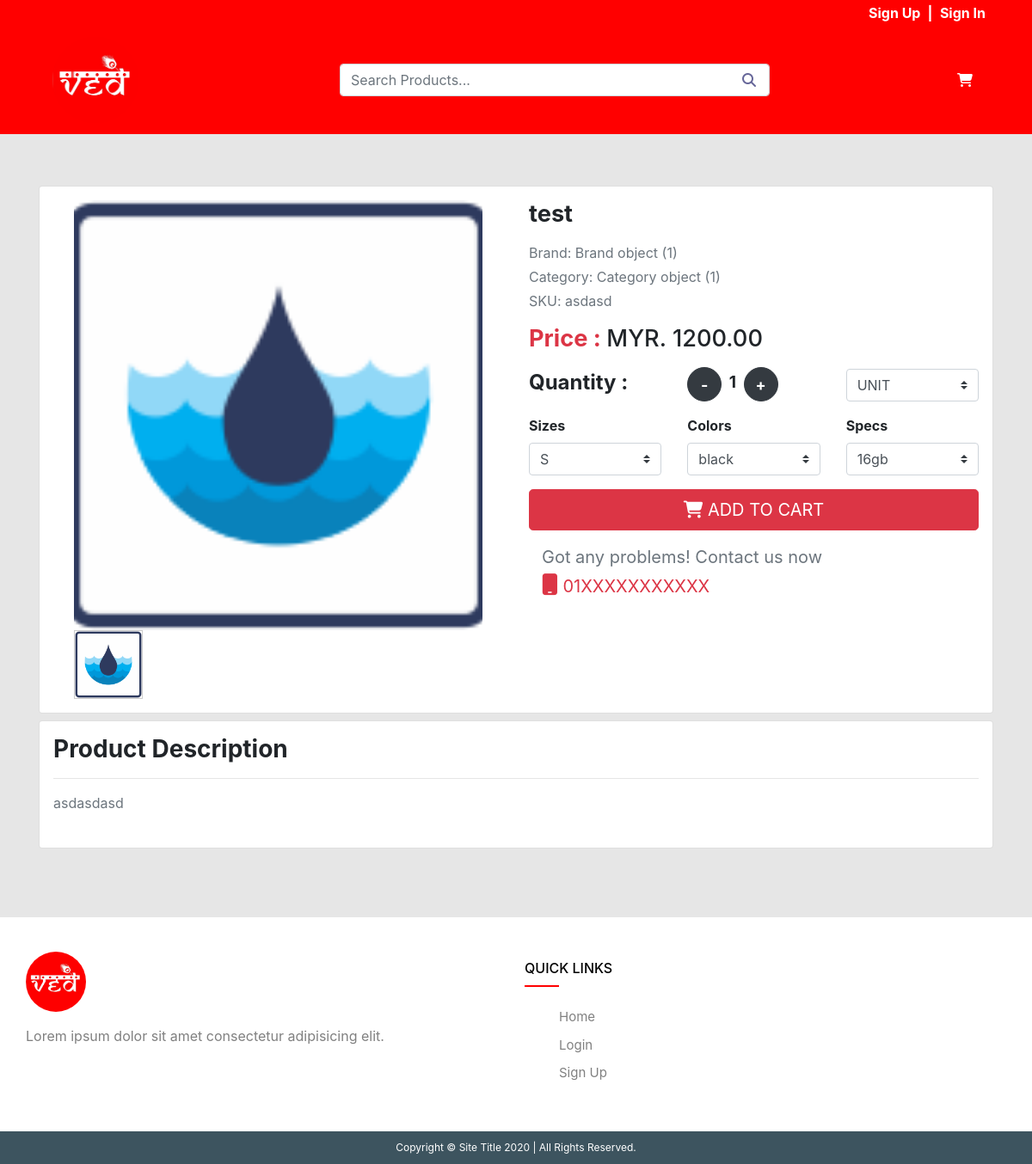
Screenshot of /products/test/ with the database file from the repository.
### store/models.py (models this page shows, shortened)
class Product(models.Model):
    name = models.CharField(max_length=100)
    slug = models.CharField(max_length=200)
    product_main_image = models.ImageField(upload_to="images/", null=True, blank=True)
    product_other_images = models.ManyToManyField(ProductImages, blank=True)
    category = models.ForeignKey(Category, on_delete=models.CASCADE)
    brand = models.ForeignKey(Brand, on_delete=models.CASCADE)
    price = models.DecimalField(max_digits=10, decimal_places=2, null=True, default=0)
    discount_price = models.DecimalField(max_digits=10, decimal_places=2, null=True, blank=True, default=0)
    discount_percentage = models.IntegerField(null=True, blank=True, default=0)
    size = models.ManyToManyField(ProductSizes, blank=True)
    color = models.ManyToManyField(ProductColors, blank=True)
    spec = models.ManyToManyField(ProductSpces, blank=True)
    uoms = models.ManyToManyField(UOM)
    stock = models.BooleanField()
    quantity = models.IntegerField(null=True)
    SKU = models.CharField(max_length=150)
    currency = models.ForeignKey(Currency, on_delete=models.CASCADE, null=True, blank=True)
    description = models.TextField(null=True, blank=True)

class Brand(models.Model):
    title = models.CharField(max_length=50)
    slug = models.CharField(max_length=200)
    brand_image = models.ImageField(upload_to='images/')

class Category(models.Model):
    title = models.CharField(max_length=50)
    slug = models.CharField(max_length=200)
    cat_image = models.ImageField(upload_to='images/')

### store/views.py (the view)
# urls.py: path('products/<str:slug>/', Product_details.as_view(), name="Product_details"),
class Product_details(View):
    def get(self, request, slug):
        product = Product.objects.get(slug=slug)
        print(request.session.get("cart"))
        args = {"product": product}
        return render(self.request, 'Store/single_product.html', args)

### store/templates/Store/single_product.html (shortened to what this page needs)
{% extends "Store/base.html" %}
{% load static %}
{% block content %}
<link rel="stylesheet" href="{% static 'css/single_product.css' %}">
<div class="container single_product_container">
    <div class="card p-3">
        <div class="row">
            <div class="col-xs-12 col-sm-12 col-md-6 col-lg-6">
                <div id="img-container">
                    <img id="featured" class="prod-img" src="{{ product.product_main_image.url }}" alt="">
                </div>
                <div class="multi-prod-img ml-4">
                    <div class="item-slider">
                        <div class="item-images">
                            <img id="featured active" src="{{ product.product_main_image.url }}" alt="">
                        </div>
                    </div>
                </div>
            </div>
            <div class="col-xs-12 col-sm-12 col-md-6 col-lg-6 ml-auto product-desc">
                <h4 class="font-weight-bold mb-3 prod-title">{{ product.name }}</h4>
                <p class="text-muted mb-1">Brand: {{ product.brand }}</p>
                <p class="text-muted mb-1">Category: {{ product.category }}</p>
                <p class="text-muted">SKU: {{ product.SKU }}</p>
                {% if not product.discount_price %}
                    <h5 class="prod-price mb-3"><span class="text-danger font-weight-bold">Price : </span>MYR. {{ product.price }}</h5>
                {% else %}
                    <p class="text-muted cross-product-price mb-1">Price : MYR. {{ product.price }}</p>
                    <h5 class="font-weight-bold prod-price mb-3"><span class="text-danger">Price:</span> MYR. {{ product.discount_price }}</h5>
                {% endif %}
                <form action="/" class="my-3" method="POST">
                <div class="row mb-lg-3">
                    <div class="col-xs-12 col-sm-12 col-md-5 col-lg-6 col-xl-4">
                        <span class="font-weight-bold qty-text">Quantity : </span>
                    </div>
                    <div class="col-xs-12 col-sm-12 col-md-7 col-lg-6 col-xl-4 qty-button-margin">
                        <button class="btn btn-dark product-button" name="remove">-</button>
                        <span class="font-weight-bold qty px-1">1</span>
                        <button class="btn btn-dark product-button">+</button>
                    </div>
                    <div class="col-xs-12 col-sm-12 col-md-12 col-lg-12 col-xl-4 align-self-center product-uom">
                        <select class="custom-select d-block w-100" id="uom" name="uom" required>
                            {% for s in product.uoms.all %}
                                <option value="{{ s.id }}">{{ s.title }}</option>
                            {% endfor %}
                        </select>
                    </div>
                </div>
                {% if product.size.all|length != 0 or product.color.all|length != 0 or product.spec.all|length != 0 %}
                    <div class="row my-3">
                        {% if product.size.all|length != 0 %}
                            <div class="col-xs-12 col-sm-12 col-md-4 sizes">
                                <label class="font-weight-bold" for="size">Sizes</label>
                                <select class="custom-select d-block w-100" id="size" name="size" required>
                                    {% for item in product.size.all %}
                                        <option value="{{ item.id }}">{{ item.size_name }}</option>
                                    {% endfor %}
                                </select>
                            </div>
                        {% endif %}
                        {% if product.color.all|length != 0 %}
                            <div class="col-xs-12 col-sm-12 col-md-4 sizes">
                                <label class="font-weight-bold" for="color">Colors</label>
                                <select class="custom-select d-block w-100" id="color" name="color" required>
                                    {% for item in product.color.all %}
                                        <option value="{{ item.id }}">{{ item.cl_name }}</option>
                                    {% endfor %}
                                </select>
                            </div>
                        {% endif %}
                        {% if product.spec.all|length != 0 %}
                            <div class="col-xs-12 col-sm-12 col-md-4">
                                <label class="font-weight-bold" for="specs">Specs</label>
                                <select class="custom-select d-block w-100" id="specs" name="specs" required>
                                    {% for item in product.spec.all %}
                                        <option value="{{ item.id }}">{{ item.spec_title }}</option>
                                    {% endfor %}
                                </select>
                            </div>
                        {% endif %}
                    </div>
                {% endif %}
                    <button class="btn btn-danger btn-lg w-100" type="submit">
                        <i class="fas fa-shopping-cart"></i> ADD TO CART
                    </button>
                </form>
                <div class="col-xs-12 col-sm-12 col-md-12 problem-block">
                    <p class="text-muted mt-3 mb-1">Got any problems! Contact us now</p>
                    <p class="text-danger"><i class="fas fa-mobile mobile-icon"></i> 01XXXXXXXXXXX</p>
                </div>
            </div>
        </div>
    </div>
    {% if product.description or product.height or product.weight or product.length %}
        <div class="card p-3 my-2">
            <h3 id="product-description" class="font-weight-bold mb-0 text-left">Product Description</h3>
            {% if product.description %}
                <hr>
                <p class="text-muted mb-4">
                    {{ product.description }}
                </p>
            {% endif %}
        </div>
    {% endif %}
</div>
{% endblock %}

### static/css/base.css (style rules this page uses)
body { background-color: #E6E6E6; }

### static/css/single_product.css (style rules this page uses)
.single_product_container { margin-top: 60px; margin-bottom: 80px!important; }
#img-container img { position: relative; width: 475px; height: 500px; display: block; margin: 0 auto!important; object-fit: cover; }
.problem-block { font-size: 20px; }
.prod-title, .prod-price { font-size: 1.7rem; }
.item-images { display: inline-block; width: 5rem; height: 5rem; margin-right: -6px!important; }
.item-images img { width: 100%; height: 100%; object-fit: cover; border: 1px solid #ccc; cursor: pointer; }
.fa-mobile.mobile-icon { font-size: 25px; }
.qty-text { font-size: 1.5rem; }
.qty { font-size: 1.2rem; }
.product-button { width: 40px!important; height: 40px!important; border-radius: 50%!important; font-size: 18px!important; font-weight: bolder!important; }
.product-uom { margin-top: 2px!important; }

### rows the page displays
Product: product_main_image (picture), name "test", brand "Brand object (1)", category "Category object (1)", SKU "asdasd", price "1200.00", description "asdasdasd"

### other values shown
form field uom "UNIT"
form field size "S"
form field color "black"
form field specs "16gb"
